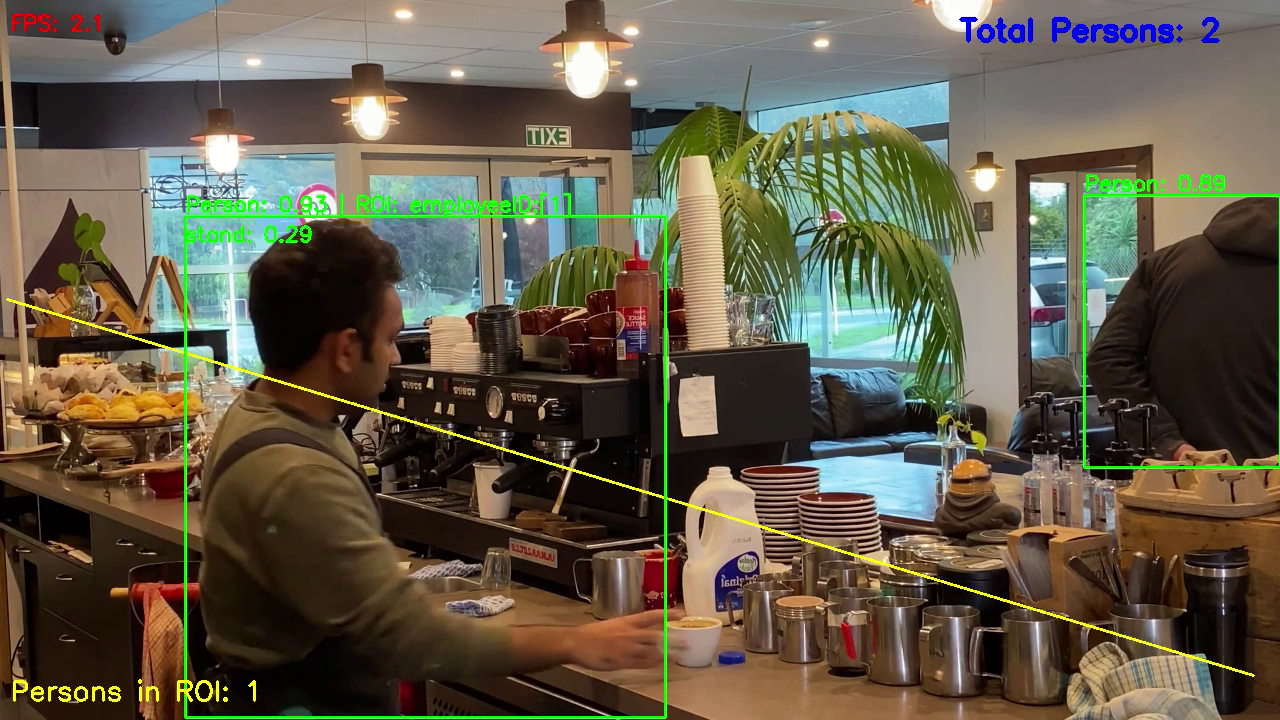
#> input picture frame 3 of backend/recordings/Original Recording 2025-10-14 __ 12-01-12_AM.mp4, 1280 x 720 px, given in place of COFFEESHOP_1.mp4, which was not available
$ python getcoords.py
#> lines starting #> are read from the running program, lines starting #| are printed output that depends on the picture; pictures that were not available may be replaced by others from this repository, and a replacement may not be noted
import cv2
import matplotlib.pyplot as plt

# Load the first frame from the video
cap = cv2.VideoCapture(r'C:\Users\buanh\OneDrive\Documents\VSCODE_SAVES\PYTHON\Thesis\thesis_prototype\backend\har\assets\COFFEESHOP_1.mp4')
ret, frame = cap.read()
#> frame is the input picture: shape (720, 1280, 3); mean B, G, R 73.5, 91.9, 98.5
cap.release()

if not ret:
    print("Failed to load video or frame.")
    exit(1)

# Mirror flip the frame horizontally
frame = cv2.flip(frame, 1)
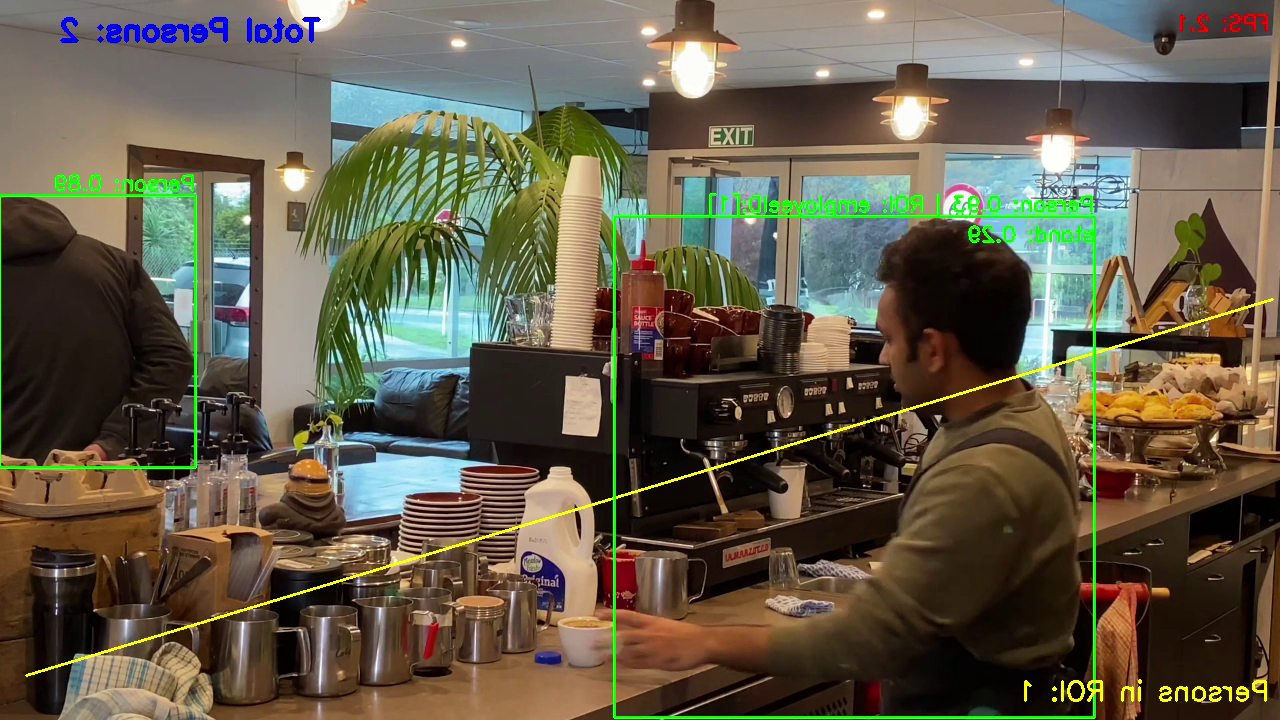
#> frame: shape (720, 1280, 3); mean B, G, R 73.5, 91.9, 98.5

# Convert to RGB for matplotlib
frame_rgb = cv2.cvtColor(frame, cv2.COLOR_BGR2RGB)

coords = []

fig, ax = plt.subplots()
ax.imshow(frame_rgb)
ax.set_title("Click to add dots. Close window to finish.")

line, = ax.plot([], [], 'ro-')  # red dots and lines

def onclick(event):
    if event.inaxes != ax:
        return
    x, y = int(event.xdata), int(event.ydata)
    coords.append((x, y))
    # Update plot
    xs, ys = zip(*coords)
    line.set_data(xs, ys)
    ax.annotate(f'({x},{y})', (x, y), color='yellow', fontsize=10, weight='bold')
    fig.canvas.draw()

cid = fig.canvas.mpl_connect('button_press_event', onclick)

plt.show()
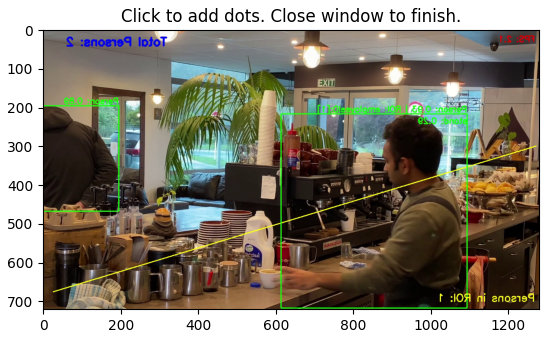
#> figure drawn by matplotlib, 1 panel

print("Clicked coordinates:")
for c in coords:
    print(c)

$ run again, starting later in the video
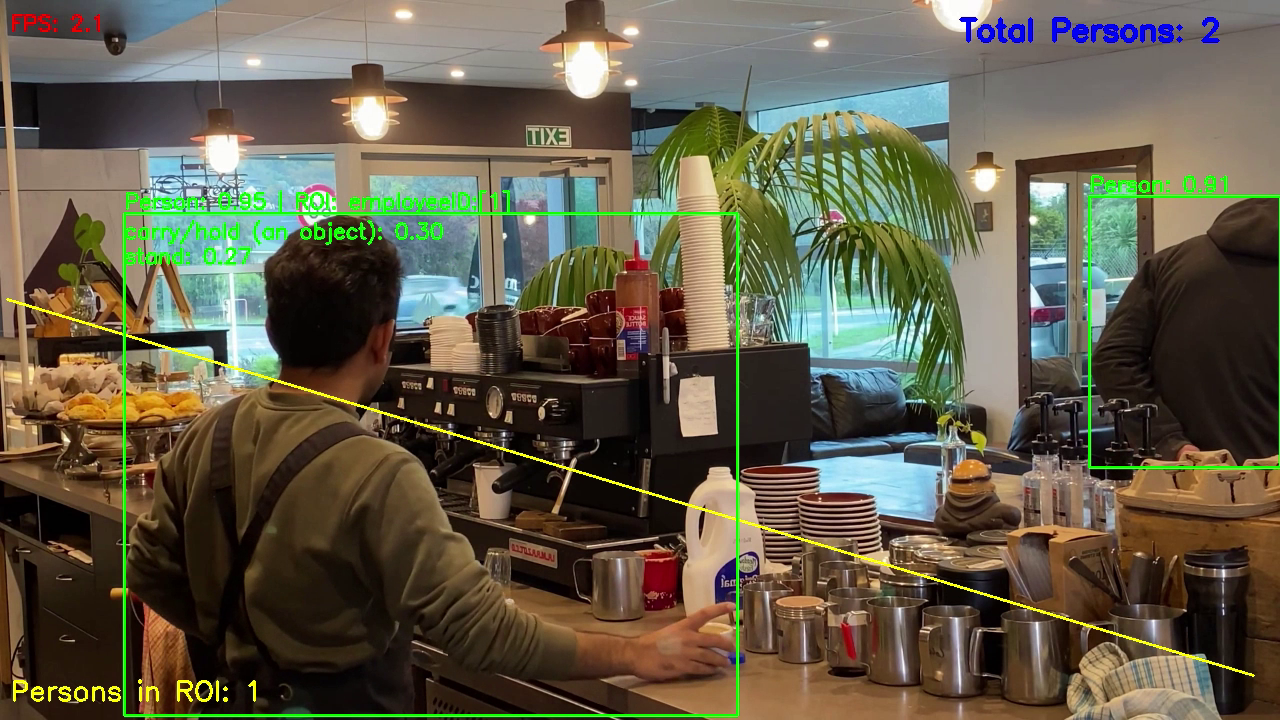
#> input picture frame 15 of backend/recordings/Original Recording 2025-10-14 __ 12-01-12_AM.mp4, 1280 x 720 px, given in place of COFFEESHOP_1.mp4, which was not available
#> frame is the input picture: shape (720, 1280, 3); mean B, G, R 73.7, 92.8, 98
#> `frame = cv2.flip(frame, 1)`:
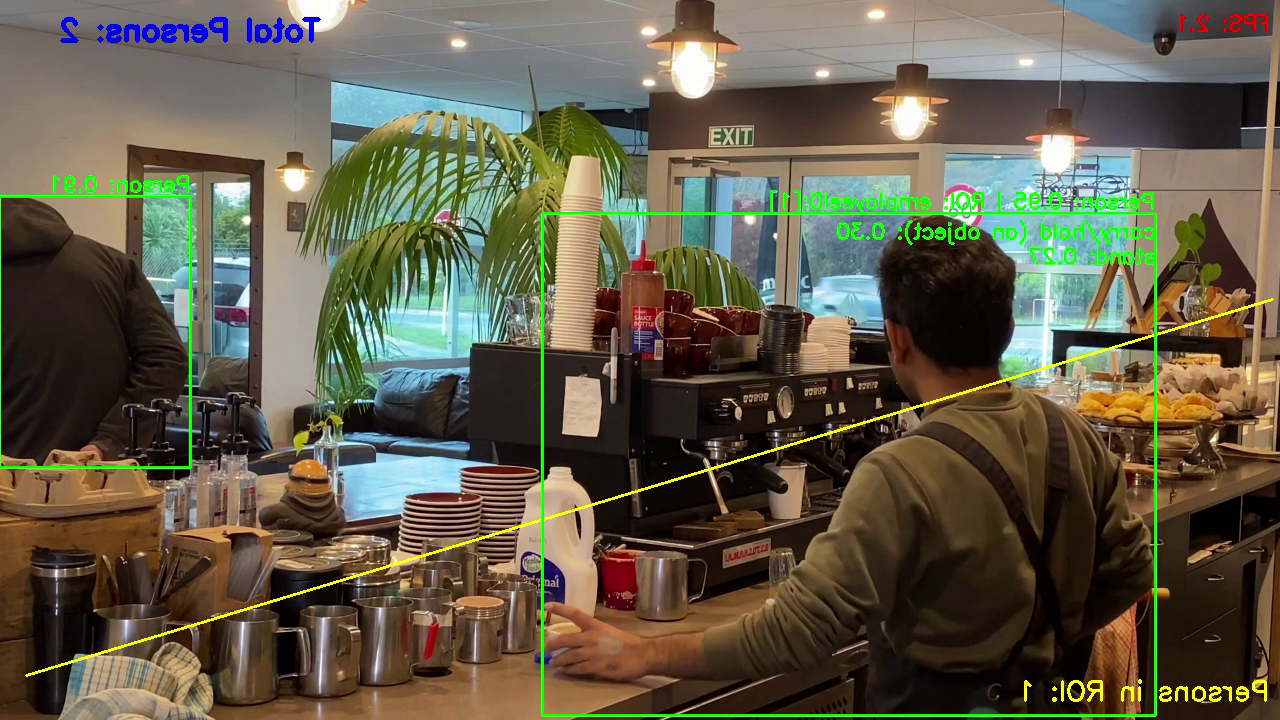
#> frame: shape (720, 1280, 3); mean B, G, R 73.7, 92.8, 98
#> `plt.show()`:
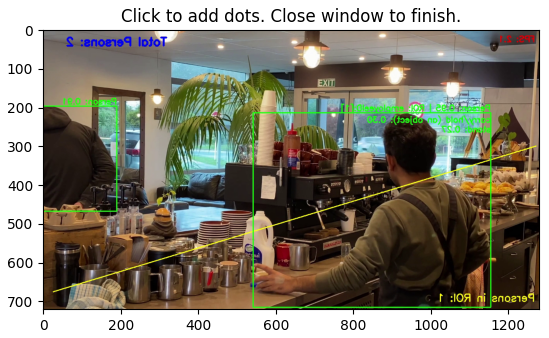
#> figure drawn by matplotlib, 1 panel

$ run again, starting later in the video
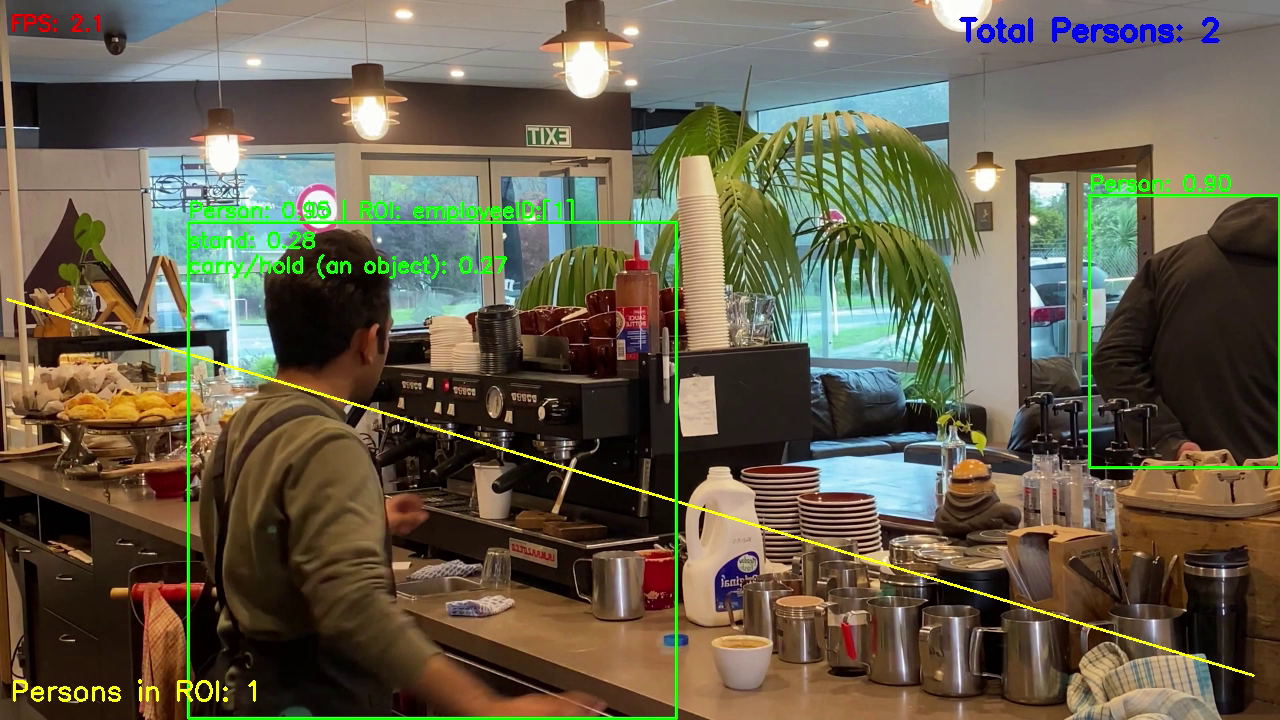
#> input picture frame 28 of backend/recordings/Original Recording 2025-10-14 __ 12-01-12_AM.mp4, 1280 x 720 px, given in place of COFFEESHOP_1.mp4, which was not available
#> frame is the input picture: shape (720, 1280, 3); mean B, G, R 75.8, 95.4, 101.7
#> `frame = cv2.flip(frame, 1)`:
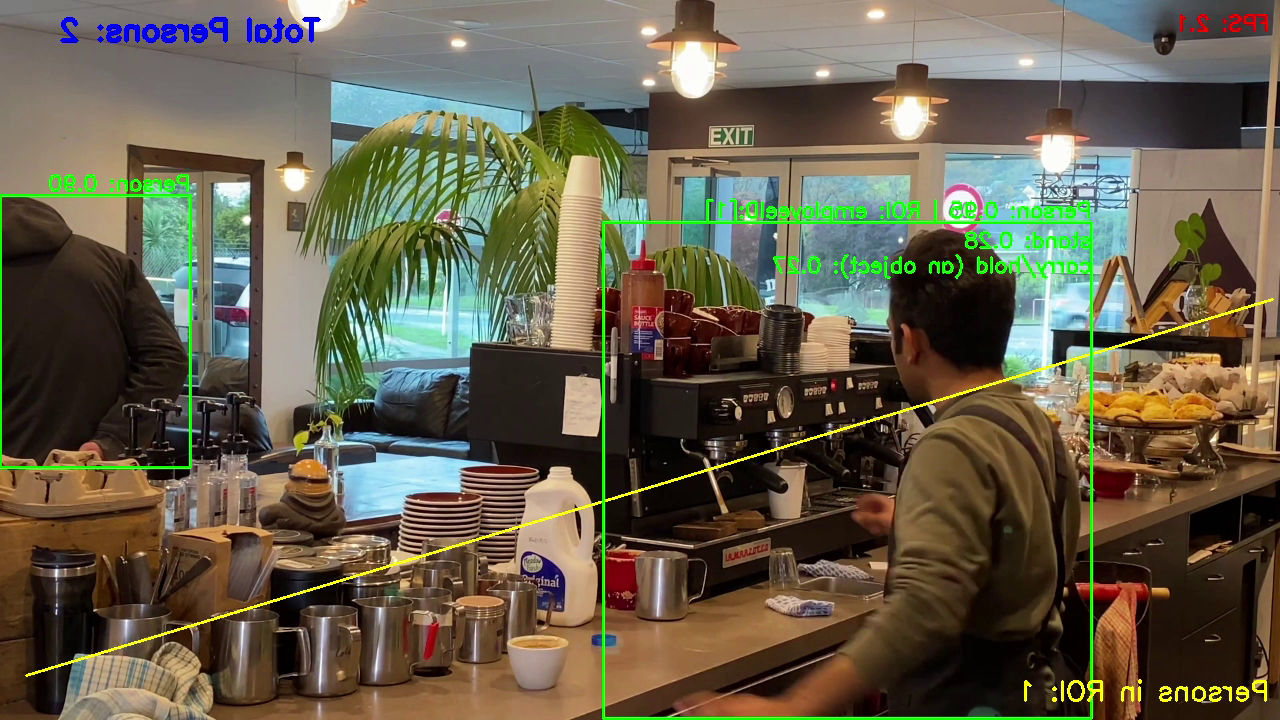
#> frame: shape (720, 1280, 3); mean B, G, R 75.8, 95.4, 101.7
#> `plt.show()`:
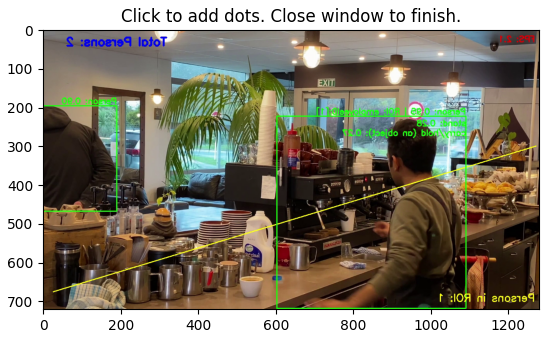
#> figure drawn by matplotlib, 1 panel
